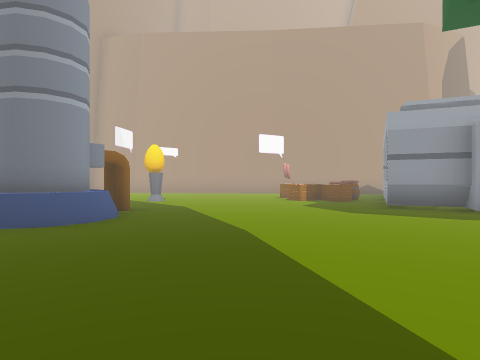
[1] (above)

18 first-person views from a walk through a scene from a Unity 3-D project. The camera is 1.5 m above the floor, looks level and sees 75° across. The floor is counted in squares, 2.62 m on a side. Each view is taken from the middle of a square. On the plan, view 1 faces up. The plan holds only what a view shows up to about 9 squares ahead; the rest is blank. The place goes on beyond the plan. The player character is not drawn. Some animated figures are left out.

[2]
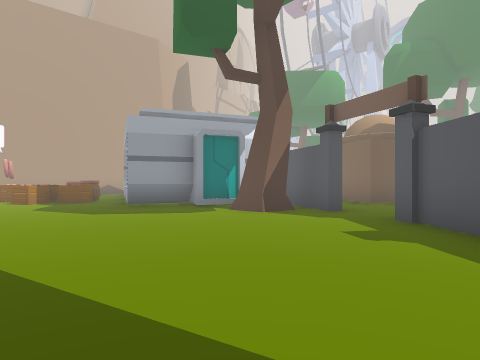

[3]
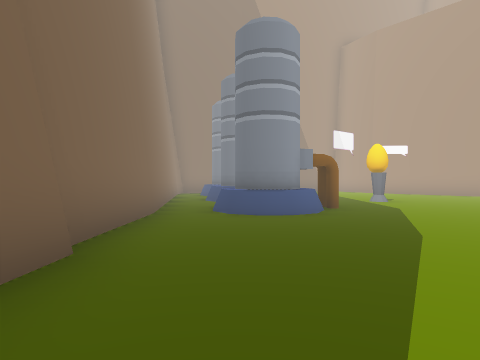

[4]
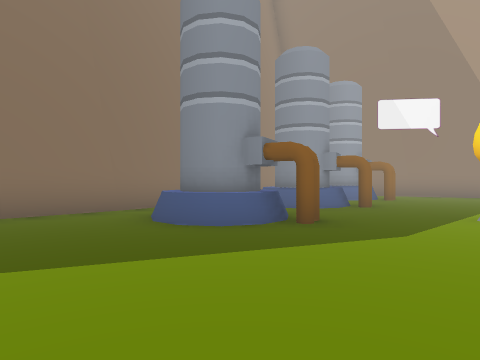

[5]
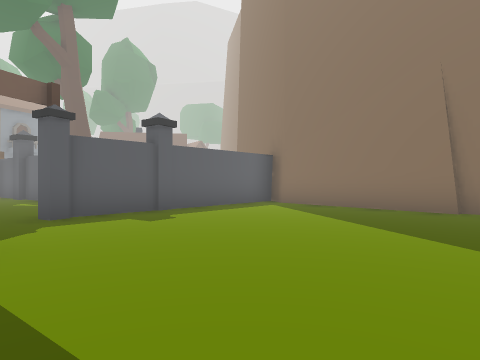

[6]
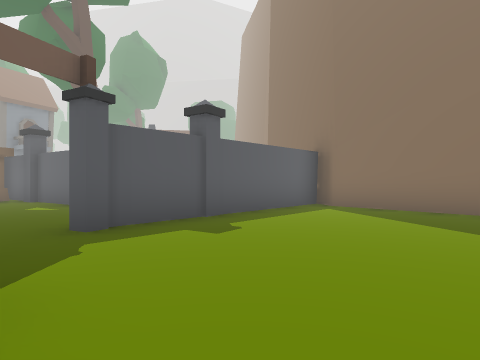

[7]
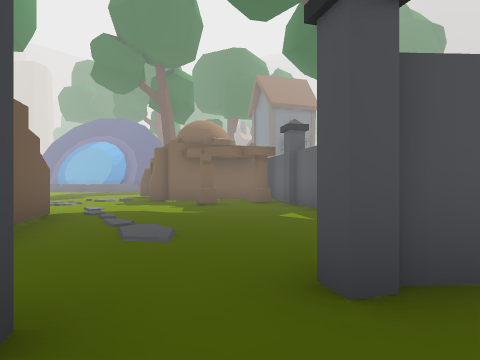

[8]
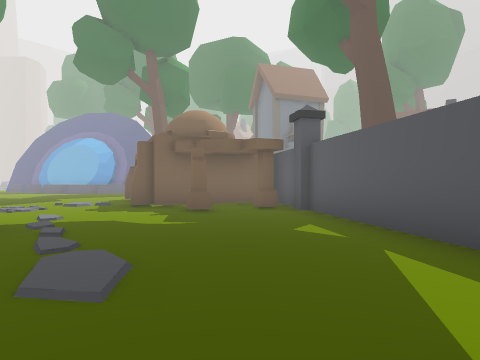

[9]
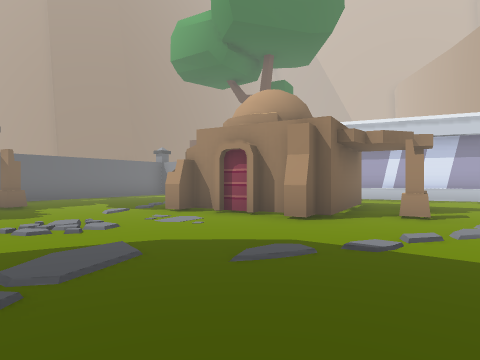

[10]
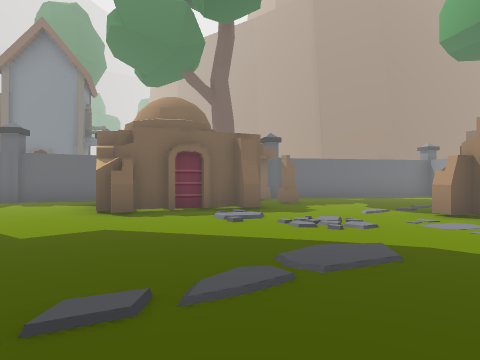

[11]
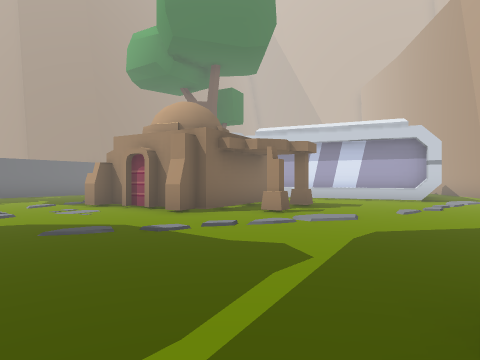

[12]
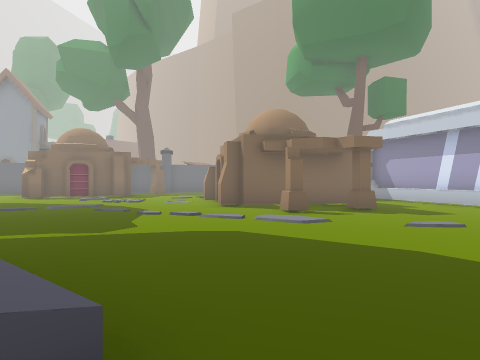

[13]
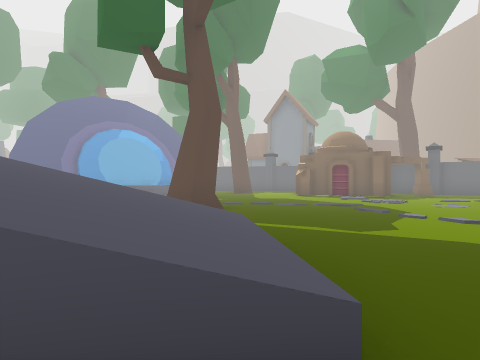

[14]
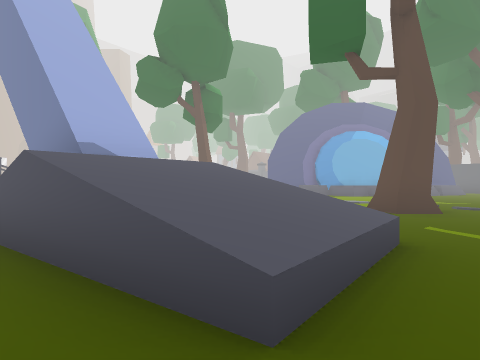

[15]
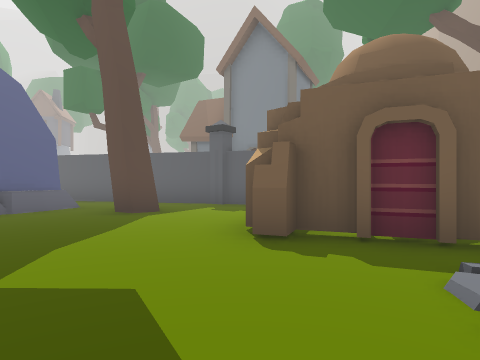

[16]
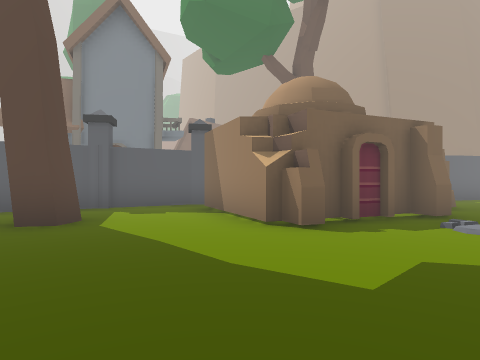

[17]
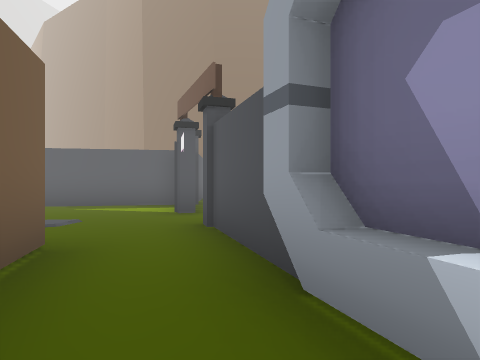

[18]
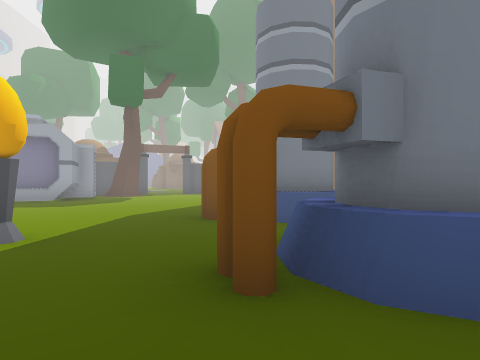

### Floor plan
Points are (right, up) in squares from view 1. A wall is a line through its corners. A room is listed if a view was taken in it or the views show most of it. See-through windows are left out.
Room 1 (views 1, 2, 3, 4, 5, 6, 7, 18)
walls: (-2.2, 5.7) (-2.6, 6.1) (-2.2, 6.1) (-2, 5.9); (-2.3, 4.6) (-2.7, 4) (-3.3, 4.1); (-2.7, 5.4) (-2.5, 5.1) (-2.3, 4.7) (-2.4, 4.4); (-3.5, 5) (-3.2, 5.3); (3.3, 6.5) (3.7, 7.4); (4.3, 5.7) (3, 6.3) (3.5, 7.5); (-3.9, 2.7) (-1.7, 0.6); (-1.7, 0.8) (1, -2); (5, 5) (4.1, 5.4) (4.4, 6.1); (5.1, 3.6) (4.3, 3.7) (4.3, 4.3); (5.2, 2.8) (6, 4.5); (-5, 7.9) (-4.5, 7.9); (-5.5, 7.1) (-5.1, 7) (-4.8, 6.8); (4.5, 1.2) (4.7, 1.6); (-5.8, 7.3) (-5.4, 7.5) (-5, 7.4) (-4.5, 7); (-6.8, 4.9) (-3.7, 2.6); (1.1, -2.6) (4.7, 1.3)
low walls: (-2.1, 5.2) (-1.9, 4.8); (-2.5, 3.9) (-2.9, 3.7) (-3.5, 3.8); (-3, 5.7) (-2.5, 5.6) (-1.9, 5) (-2, 4.4); (-3.9, 5) (-3.5, 5.5); (-4.4, 6.1) (-4.8, 5.7); (-4.5, 7) (-4.4, 6.6); (-6.8, 8.1) (-6.9, 7.7)
ways out: opening at (4, 2) to room 2
objects: other object (-2, 8); other object (2, 8); other object (2, 9); other object (3, 8) to (3, 9)
Room 2 (views 8, 9, 10, 11, 12, 13, 14, 15, 16, 17)
walls: (10.9, 3.3) (10.5, 2.5); (10.6, 3.2) (10.3, 2.8); (10.2, 2.6) (10, 2.1) (10.3, 1.9) (10.1, 1.6); (10.9, 3.7) (10.6, 3.3); (9.7, 1.6) (7.3, 3) (7.9, 4); (11.1, 4.2) (11.5, 4) (11.3, 3.6); (11.2, -1.5) (11.4, -1.1) (11.7, -1.2) (11.5, -1.6) (12.1, -1.8); (12.2, -1.9) (13.4, -2.4) (13.6, -2) (13.9, -2.1) (13.7, -2.6); (16.4, 2.8) (16.9, 3.3) (17.5, 2.9); (9.4, -1.8) (9.6, -1.4) (9.9, -1.5); (8.9, 5.8) (11.3, 4.4); (14, -2.5) (12.9, -5.1); (9.9, 6.7) (10.3, 6.4) (10.1, 6.1); (8.9, -3.1) (9.1, -2.7) (9.5, -2.9); (10, -3.8) (11, -1.3); (8.3, -3) (8.7, -3.3); (15.7, 8.2) (17.5, 8.4); (4.7, 1.6) (5, 1.4); (15.4, -4.7) (15.9, -4.4) (16.4, -4.7); (12.6, -6) (17.5, -7.3); (8.7, 9.6) (6.5, 4.7); (3.9, -0.1) (8.3, -3.2); (8.4, 9.6) (5.3, 2.7); (14.4, -6.3) (14.8, -6.6)
low walls: (16, 6) (15.7, 8.2)
ways out: opening at (4, 2) to room 1
objects: other object (17, -5)

Positions as (right, up) in squares from view 1, and headings:
1: (0, 0), facing up
2: (0, 0), facing up-right
3: (1, 0), facing up-left
4: (2, 5), facing left
5: (2, 6), facing down
6: (3, 5), facing down
7: (4, 3), facing down-right
8: (5, 2), facing down-right
9: (16, 3), facing left
10: (16, 3), facing down-left
11: (17, 5), facing left
12: (16, 9), facing down-left
13: (16, 9), facing down
14: (15, 9), facing down-right
15: (14, 1), facing down
16: (17, 0), facing down-left
17: (8, 6), facing down-left
18: (-6, 9), facing down-right
